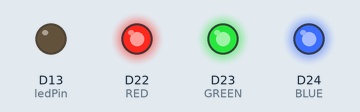
The sketch below on a simulated Arduino Nano 33 IoT. On the bench: output pins drawn as LEDs (lit = HIGH). Nothing arrives over Bluetooth unless stated; a phone connects over Bluetooth LE 3 s after start; what the sketch prints to the serial monitor is not drawn.

Above: at 2.0 s.
Timing chart, 0 to 4.6 s (numbered marks = the images above):
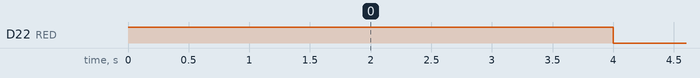

Measured:
- by itself, D22 (RED): alternates HIGH for 1.0 s and LOW for 1.0 s

The sketch:

ble.ino
```cpp
#include <ArduinoBLE.h>

BLEService ledService("19B10000-E8F2-537E-4F6C-D104768A1214"); // Bluetooth® Low Energy LED Service

#define RED 22
#define BLUE 24
#define GREEN 23

// Bluetooth® Low Energy LED Switch Characteristic - custom 128-bit UUID, read and writable by central
BLEByteCharacteristic switchCharacteristic("19B10001-E8F2-537E-4F6C-D104768A1214", BLERead | BLEWrite);

const int ledPin = LED_BUILTIN; // pin to use for the LED

void setup() {
  pinMode(RED, OUTPUT);
  pinMode(BLUE, OUTPUT);
  pinMode(GREEN, OUTPUT);
  digitalWrite(RED, HIGH);
  digitalWrite(GREEN, HIGH);
  digitalWrite(BLUE, HIGH);

  Serial.begin(9600);
  while (!Serial);

  // set LED pin to output mode
  pinMode(ledPin, OUTPUT);

  // begin initialization
  if (!BLE.begin()) {
    Serial.println("starting Bluetooth® Low Energy module failed!");
    while (1);
  }

  // set advertised local name and service UUID:
  BLE.setLocalName("LED");
  BLE.setAdvertisedService(ledService);
  // add the characteristic to the service
  ledService.addCharacteristic(switchCharacteristic);
  // add service
  BLE.addService(ledService);
  // set the initial value for the characeristic:
  switchCharacteristic.writeValue(3);
  // start advertising
  BLE.advertise();

  Serial.println("BLE LED Peripheral: " + BLE.address());
}

void loop() {
  // listen for Bluetooth® Low Energy peripherals to connect:
  BLEDevice central = BLE.central();

  // if a central is connected to peripheral:
  if (central) {
    Serial.print("Connected to central: " + central.address());
    // while the central is still connected to peripheral:
    while (central.connected()) {
      // if the remote device wrote to the characteristic,
      // use the value to control the LED:
      digitalWrite(RED, HIGH);
      digitalWrite(GREEN, HIGH);
      digitalWrite(BLUE, HIGH);
      delay(1000);
      digitalWrite(RED, LOW);
      digitalWrite(GREEN, HIGH);
      digitalWrite(BLUE, HIGH);
      delay(1000);
//      if (switchCharacteristic.written()) {
//        if (switchCharacteristic.value()) {   // any value other than 0
//          Serial.println("LED on");
//          digitalWrite(ledPin, HIGH);         // will turn the LED on
//        } else {                              // a 0 value
//          Serial.println(F("LED off"));
//          digitalWrite(ledPin, LOW);          // will turn the LED off
//        }
//      }
    }

    // when the central disconnects, print it out:
    Serial.print(F("Disconnected from central: "));
    Serial.println(central.address());
  }
}
```
